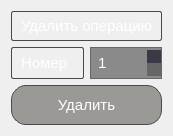
  <widget class="QWidget" name="layoutWidget">
   <property name="geometry">
    <rect>
     <x>260</x>
     <y>90</y>
     <width>154</width>
     <height>118</height>
    </rect>
   </property>
   <layout class="QGridLayout" name="gridLayout_6">
    <item row="0" column="0">
     <widget class="QLabel" name="label_13">
      <property name="styleSheet">
       <string notr="true">QLabel {
    color: #ffffff; /* Белый текст */
    border: 1px solid #4a4a4a; /* Светло-серый бордер */
    border-radius: 2px; /* Закругление углов */
    padding: 5px;
    font-size: 15px;
}
</string>
      </property>
      <property name="text">
       <string>Удалить операцию</string>
      </property>
     </widget>
    </item>
    <item row="1" column="0">
     <layout class="QGridLayout" name="gridLayout_5">
      <item row="0" column="0">
       <widget class="QLabel" name="label_14">
        <property name="styleSheet">
         <string notr="true">QLabel {
    color: #ffffff; /* Белый текст */
    border: 1px solid #4a4a4a; /* Светло-серый бордер */
    border-radius: 2px; /* Закругление углов */
    padding: 5px;
    font-size: 15px;
}
</string>
        </property>
        <property name="text">
         <string>Номер</string>
        </property>
       </widget>
      </item>
      <item row="0" column="1">
       <widget class="QSpinBox" name="spinBox_2">
        <property name="styleSheet">
         <string notr="true">QSpinBox {
    background-color: #8a8a8a; /* Темный фон дисплея */
    color: #ffffff; /* Белый текст */
    border: 1px solid #666666; /* Светло-серый бордер */
    border-radius: 0px; /* Закругление углов */
    padding: 5px;
    font-size: 15px;
}

/* Стиль для стрелок */
QSpinBox::up-button {
    background-color: rgb(61, 56, 70); /* Цвет фона для кнопки вверх */
   border: none; /* Без границы */
}

QSpinBox::down-button {
    background-color: #666666; /* Цвет фона для кнопки вниз */
  border: none; /* Без границы */
}

/* Цвет текста стрелок */
QSpinBox::up-button:hover,
QSpinBox::down-button:hover {
    background-color: #ff8c00; /* Цвет фона при наведении */
}

QSpinBox::up-button:pressed,
QSpinBox::down-button:pressed {
    background-color: #ff4500; /* Цвет фона при нажатии */
}
</string>
        </property>
        <property name="minimum">
         <number>1</number>
        </property>
        <property name="maximum">
         <number>100</number>
        </property>
       </widget>
      </item>
     </layout>
    </item>
    <item row="2" column="0">
     <widget class="QPushButton" name="pushButton_3">
      <property name="styleSheet">
       <string notr="true">QPushButton {
    background-color:rgb(154, 153, 150); /* Основной цвет кнопки*/
    color: #ffffff; /* Белый текст */
    border: 1px solid #4a4a4a; /* Светло-серый бордер */
    border-radius: 15px; /* Закругление углов */
    padding: 10px;
    font-size: 15px;
}

QPushButton:hover {
    background-color:rgb(246, 97, 81); /* Светлее при наведении */
}

QPushButton:pressed {
    background-color: rgb(165, 29, 45); /* Темнее при нажатии */
}
</string>
      </property>
      <property name="text">
       <string>Удалить</string>
      </property>
     </widget>
    </item>
   </layout>
  </widget>
